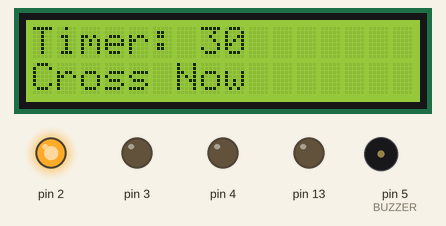
Simulated run of this sketch. Board: Arduino Uno, built with avr-gcc and run on an emulated ATmega328P. On the bench: 16×2 character LCD, output pins drawn as LEDs (lit = HIGH), buzzer (waves = sounding).

Above: at 0.1 s.
At 7.6 s:
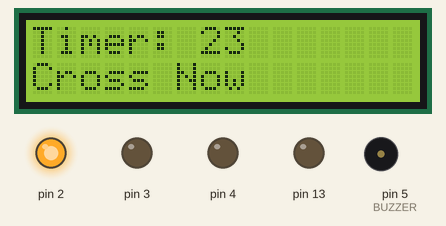
At 16.2 s:
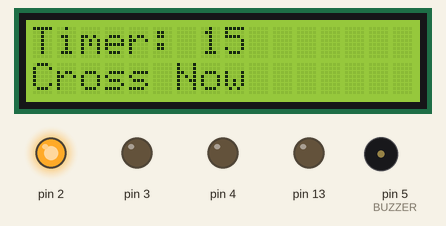
At 32.8 s:
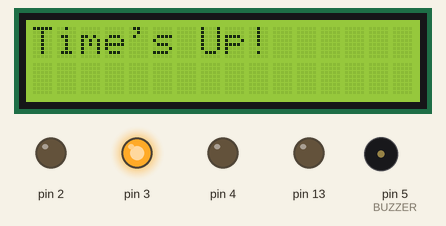
At 37.8 s:
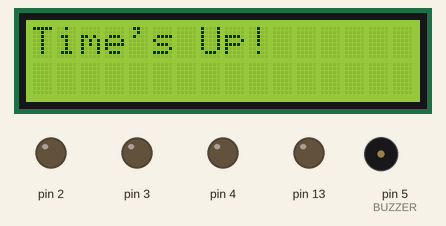
At 38.8 s:
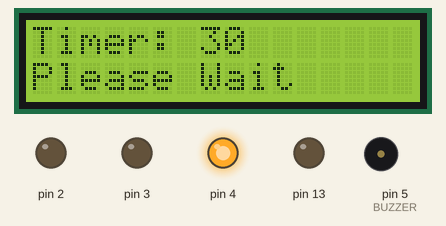
Timing chart, 0 to 40.0 s (numbered marks = the images above):
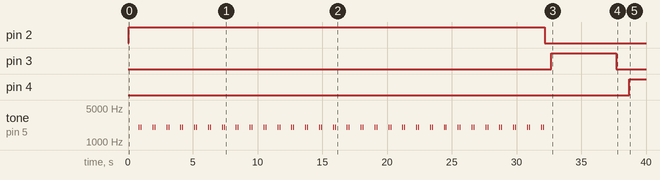

The sketch:

PED-TECH_AutoMode.ino
```cpp
#include <LiquidCrystal_I2C.h>
#define BUZZER 5

//AUTOMATIC VERSION


LiquidCrystal_I2C lcd(0x27, 16, 2); // I2C address 0x27, 16 column and 2 rows

void setup()
{
lcd.init(); // initialize the lcd
lcd.backlight();
pinMode(2, OUTPUT);
pinMode(3, OUTPUT);
pinMode(4, OUTPUT);
pinMode(13, OUTPUT);
pinMode(BUZZER, OUTPUT);
}

void playTone() {
tone(BUZZER, 2000); // play a tone of frequency 1000 Hz
delay(75); // wait for half a second
noTone(BUZZER); // stop the tone
delay(75); // wait for half a second
tone(BUZZER, 2000); // play a tone of frequency 2000 Hz 1700 is stable
delay(75); // wait for half a second
noTone(BUZZER); // stop the tone
delay(75); // wait for half a second
}


void loop()
{
int time_left = 30; // timer in seconds
int time_left2 = 30;

digitalWrite(4, LOW);
digitalWrite(2, HIGH);//Vehicle RED LED ON
digitalWrite(13, LOW);
while (time_left > 0) {
lcd.clear(); // clear display
lcd.setCursor(0, 0); // move cursor to (0, 0)
lcd.print("Timer: "); // print message at (0, 0)
lcd.print(time_left); // print timer value
lcd.setCursor(0, 1); // move cursor to (0, 1)
lcd.print("Cross Now"); // print message at (0, 1)
delay(750); // wait for 1 second
 // decrease timer value
time_left--;
playTone();

}


lcd.clear();

digitalWrite(2, LOW); // turn the RED Light Off
delay(500); // transiition to yellow LED

digitalWrite(3, HIGH);
digitalWrite(13, LOW); //Yellow LED On
lcd.clear(); // clear display
lcd.setCursor(0, 0); // move cursor to (0, 0)
lcd.print("Time's Up!"); // print message at (0, 0)
delay(5000); //Yellow LED on for 5s
digitalWrite(3, LOW);
delay(1000);//Yellow LED transition to Green


digitalWrite(4, HIGH);
digitalWrite(13, LOW);//Vehicle RED LED ON
while (time_left2 > 0) {
lcd.clear(); // clear display
lcd.setCursor(0, 0); // move cursor to (0, 0)
lcd.print("Timer: "); // print message at (0, 0)
lcd.print(time_left2); // print timer value
lcd.setCursor(0, 1); // move cursor to (0, 1)
lcd.print("Please Wait"); // print message at (0, 1)
delay(1000); // wait for 1 second
time_left2--; // decrease timer value
}


}
```

Measured:
- by itself, pin 2: LOW → HIGH at 0.06 s, → LOW 32.1 s later
- by itself, pin 3: LOW → HIGH at 32.7 s, → LOW 5.0 s later
- by itself, pin 4: LOW → HIGH at 38.7 s
- by itself, tone on pin 5 (BUZZER): repeats every 1.1 s: silent 0.08 s, 2000 Hz 0.08 s, silent 0.85 s, 2000 Hz 0.08 s, until it stays silent from 32.1 s
- what the display in image 1 shows lasts 1.1 s, from 7.6 s to 8.7 s
- what the display in image 3 shows lasts 6.0 s, from 32.7 s to 38.7 s
